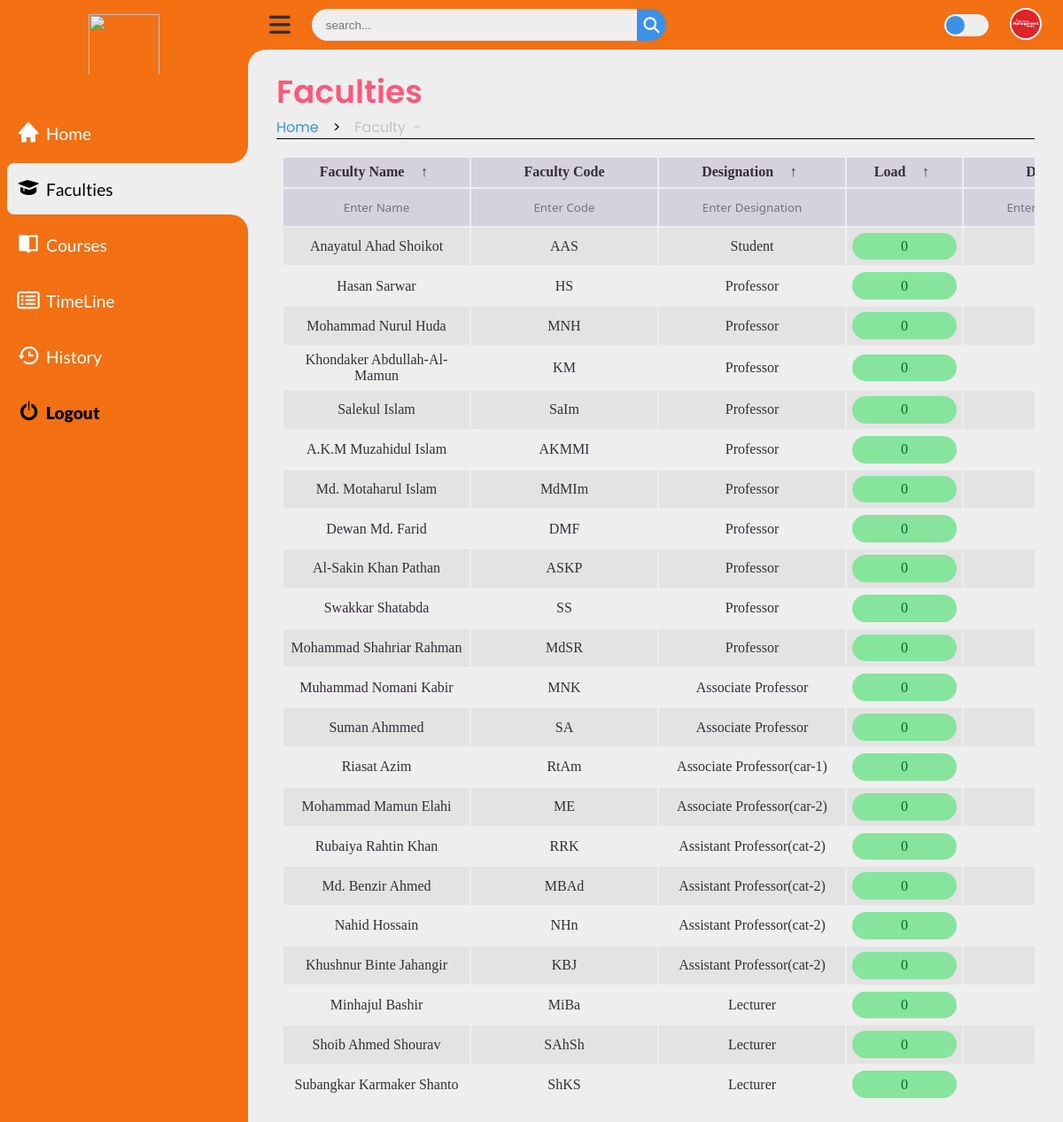
Page /faculty/Faculty.php (signed in) on the committed database.
### tables this page shows
CREATE TABLE `accounts` (
  `ac_id` int(2) NOT NULL,
  `username` varchar(35) NOT NULL,
  `useremail` varchar(50) NOT NULL,
  `userpassword` varchar(255) NOT NULL,
  `priority` int(3) NOT NULL,
  `img` varchar(255) NOT NULL
);

CREATE TABLE `faculty` (
  `f_id` int(4) NOT NULL,
  `f_name` varchar(70) NOT NULL,
  `f_code` varchar(20) NOT NULL,
  `f_mail` varchar(50) NOT NULL,
  `f_contact` varchar(11) NOT NULL,
  `f_designation` varchar(30) NOT NULL,
  `f_dept` varchar(10) NOT NULL,
  `f_load` float NOT NULL DEFAULT 0,
  `f_current_T` int(2) NOT NULL DEFAULT 0,
  `f_max_T` int(2) NOT NULL,
  `f_current_L` int(2) NOT NULL DEFAULT 0,
  `f_max_L` int(2) NOT NULL,
  `visible` int(2) NOT NULL DEFAULT 1
);

### accounts/fetch_info_BE.php (called while the page is built, shortened)
<?php
    include('/xampp/htdocs/web_Progrmming_project/db_con.php');
    if (isset($_SESSION['ac_id']) && isset($_SESSION['prior'])) {
        $ac_id = $_SESSION['ac_id'];
        $prior = $_SESSION['prior'];
        $sql = "SELECT username, useremail, img FROM accounts WHERE ac_id = $ac_id AND priority = $prior";
        $result = mysqli_query($con, $sql);
            if (mysqli_num_rows($result) == 1) {
                $row = mysqli_fetch_array($result);
                $img = $row['img'];
            } else {
                $_SESSION['red'] = "Warning: Failed to fetch data";
                exit(0);
            }
        } else {
            $_SESSION['red'] = "Warning: Please Login First";
            header("Location: /log_Sign/Login.php");
            exit(0);
    }
?>

### faculty/fetch_faculty_BE.php (the view, shortened to what this page needs)
<?php
    include('/xampp/htdocs/web_Progrmming_project/db_con.php');
    if (isset($_SESSION['ac_id']) && isset($_SESSION['prior'])) {
        $sql = "SELECT * FROM faculty";
        $result = $con->query($sql);
        if ($result->num_rows > 0) {
            while ($row = $result->fetch_assoc()) {
                echo '<tr>' .
                    '<td><a href="/faculty/faculty_profile.php?f_id='.$row['f_id'].'">' . $row['f_name'] . '</a></td>' .
                    '<td>' . $row['f_code'] . '</td>' .
                    '<td>' . $row['f_designation'] . '</td>' .
                    '<td><p class="status delivered">'.$row['f_load'].'</p></td>' .
                    '<td>' . $row['f_dept'] . '</td>' .
                    '<td>( ' . $row['f_current_T'] . ' , ' . $row['f_current_L'] . ' )</td>' .
                    '<td>( ' . $row['f_max_T'] . ' , ' . $row['f_max_L'] . ' )</td>' .
                    '<td>' . $row['f_contact'] . '</td>' .
                    '<td>' . $row['f_mail'] . '</td>' .
                    '<td><button> --:-- </button></td>' .
                    '</tr>';
                }
        } else {
            echo '<tr><td colspan="10">No faculty records found</td></tr>';
        }
    } else {
        echo 'Unauthorized access';
    }
?>

### faculty/Faculty.php (shortened to what this page needs)
<?php
    include('/xampp/htdocs/web_Progrmming_project/accounts/fetch_info_BE.php');
?>
<!DOCTYPE html>
<html lang="en">
    <head>
        <link rel="stylesheet" href="https://cdnjs.cloudflare.com/ajax/libs/font-awesome/6.4.0/css/all.min.css"/>
        <link href='https://unpkg.com/boxicons@2.1.4/css/boxicons.min.css' rel='stylesheet'>
        <link rel="stylesheet" href="/faculty/faculty.css" />
    </head>
    <body>
        <section class="sidebar">
            <a href="#" class="logo">
                <img src="#"/>
            </a>
            <ul class="side-menu top">
                <li>
                <a href="/home/Home.php" class="nav-link">
                    <i style="font-size: 1.7rem;" class='bx bxs-home' ></i>
                    <span class="text">Home</span>
                </a>
                </li>
                <li class="active">
                <a href="#" class="nav-link">
                    <i style="font-size: 1.7rem;" class='bx bxs-graduation' ></i>
                    <span class="text">Faculties</span>
                </a>
                </li>
                <li>
                <a href="#" class="nav-link">
                    <i style="font-size: 1.6rem;" class='bx bxs-book-open'></i>
                    <span class="text">Courses</span>
                </a>
                </li>
                <li>
                <a href="#" class="nav-link">
                    <i style="font-size: 1.4rem;" class="fa-regular fa-rectangle-list"></i>
                    <span class="text">TimeLine</span>
                </a>
                </li>
                <li>
                    <a href="/history/history.php" class="nav-link">
                        <i style="font-size: 1.7rem;" class='bx bx-history' ></i>
                        <span class="text">History</span>
                    </a>
                </li>
                <li>
                <a href="/log_Sign/logout_BE.php" class="logout">
                    <i style="font-size: 1.7rem; font-weight:900;" class='bx bx-power-off' ></i>
                    <span class="text">Logout</span>
                </a>
                </li>
            </ul>
        </section>
        <section class="content">
            <nav class="e">
                <i class="fas fa-bars menu-btn"></i>
                <form action="#">
                    <div class="form-input">
                        <input type="search" placeholder="search..." />
                        <button class="search-btn">
                        <i class="fas fa-search search-icon"></i>
                        </button>
                    </div>
                </form>
                <label for="switch-mode" class="switch-mode"></label>
                <a href="/accounts/account.php" class="profile"><img src="../accounts/<?php echo $img ?>" alt="profile"/></a>
            </nav>
            <main class="table" id="customers_table">
                <div class="head-title">
                    <div class="left">
                        <h1>Faculties</h1>
                        <ul class="breadcrumb">
                            <li><a class="active" href="/home/Home.php">Home</a></li>
                            <li>></li>
                            <li><a href="">Faculty <?php echo "&nbsp- ".$_SESSION['f_total'] ?></a></li>
                        </ul>
                    </div>
                </div>
            <section class="table__body">
                <table>
                    <thead>
                        <tr>
                            <th> Faculty Name <span class="icon-arrow">&UpArrow;</span></th>
                            <th> Faculty Code </th>
                            <th> Designation <span class="icon-arrow">&UpArrow;</span></th>
                            <th> Load <span class="icon-arrow">&UpArrow;</span></th>
                            <th> Dept. <span class="icon-arrow">&UpArrow;</span></th>
                        </tr>
                    </thead>
                    <tbody>
                        <tr id="first_row">
                            <form method="POST" action="/faculty/add_faculty_BE.php">
                                <td>
                                    <input type="text" name="f_name" placeholder="Enter Name" required>
                                </td>
                                <td>
                                    <input type="text" name="f_code" placeholder="Enter Code" required>
                                </td>
                                <td>
                                    <input type="text" name="f_designation" placeholder="Enter Designation" required>
                                </td>
                                <td>
                                </td>
                                <td>
                                    <input type="text" name="f_dept" placeholder="Enter Department" required>
                                </td>
                            </form>
                        </tr>
                        <?php
                            include('/xampp/htdocs/web_Progrmming_project/faculty/fetch_faculty_BE.php');
                        ?>
                    </tbody>
                </table>
            </section>
        </main>
        </section>
    </body>
</html>

### rows in the picture
accounts: img (picture)
faculty: f_name "Anayatul Ahad Shoikot", f_code "AAS", f_designation "Student", f_load "0"
faculty: f_name "Hasan Sarwar", f_code "HS", f_designation "Professor", f_load "0"
faculty: f_name "Mohammad Nurul Huda", f_code "MNH", f_designation "Professor", f_load "0"
faculty: f_name "Khondaker Abdullah-Al-Mamun", f_code "KM", f_designation "Professor", f_load "0"
faculty: f_name "Salekul Islam", f_code "SaIm", f_designation "Professor", f_load "0"
faculty: f_name "A.K.M Muzahidul Islam", f_code "AKMMI", f_designation "Professor", f_load "0"
faculty: f_name "Md. Motaharul Islam", f_code "MdMIm", f_designation "Professor", f_load "0"
faculty: f_name "Dewan Md. Farid", f_code "DMF", f_designation "Professor", f_load "0"
faculty: f_name "Al-Sakin Khan Pathan", f_code "ASKP", f_designation "Professor", f_load "0"
faculty: f_name "Swakkar Shatabda", f_code "SS", f_designation "Professor", f_load "0"
faculty: f_name "Mohammad Shahriar Rahman", f_code "MdSR", f_designation "Professor", f_load "0"
faculty: f_name "Muhammad Nomani Kabir", f_code "MNK", f_designation "Associate Professor", f_load "0"
faculty: f_name "Suman Ahmmed", f_code "SA", f_designation "Associate Professor", f_load "0"
faculty: f_name "Riasat Azim", f_code "RtAm", f_designation "Associate Professor(car-1)", f_load "0"
faculty: f_name "Mohammad Mamun Elahi", f_code "ME", f_designation "Associate Professor(car-2)", f_load "0"
faculty: f_name "Rubaiya Rahtin Khan", f_code "RRK", f_designation "Assistant Professor(cat-2)", f_load "0"
faculty: f_name "Md. Benzir Ahmed", f_code "MBAd", f_designation "Assistant Professor(cat-2)", f_load "0"
faculty: f_name "Nahid Hossain", f_code "NHn", f_designation "Assistant Professor(cat-2)", f_load "0"
faculty: f_name "Khushnur Binte Jahangir", f_code "KBJ", f_designation "Assistant Professor(cat-2)", f_load "0"
faculty: f_name "Minhajul Bashir", f_code "MiBa", f_designation "Lecturer", f_load "0"
faculty: f_name "Shoib Ahmed Shourav", f_code "SAhSh", f_designation "Lecturer", f_load "0"
faculty: f_name "Subangkar Karmaker Shanto", f_code "ShKS", f_designation "Lecturer", f_load "0"
